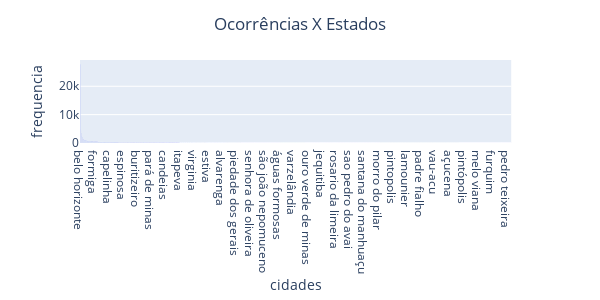

Notebook cell for this chart:
### Code cell
import plotly.express as px
fig = px.bar(analise_mg_cidades, x='cidades', y='frequencia', width=600, height=300)
fig.update_layout(title="Ocorrências X Estados", title_x=0.5)
fig.show()

### Figure 1 — Plotly figure (JSON) as saved in the notebook; plotly's stock layout.template omitted (floating-point values rounded to 4 significant figures; data arrays with more than 128 entries replaced by an {"elided": "..."} marker saying what was removed)
{"data": [{"alignmentgroup": "True", "hoverlabel": {"namelength": 0}, "hovertemplate": "cidades=%{x}<br>frequencia=%{y}", "legendgroup": "", "marker": {"color": "#636efa"}, "name": "", "offsetgroup": "", "orientation": "v", "showlegend": false, "textposition": "auto", "type": "bar", "x": {"elided": "1426 str values"}, "xaxis": "x", "y": {"elided": "1426 int values"}, "yaxis": "y"}], "layout": {"barmode": "relative", "height": 300, "legend": {"tracegroupgap": 0}, "margin": {"t": 60}, "title": {"text": "Ocorrências X Estados", "x": 0.5}, "width": 600, "xaxis": {"anchor": "y", "domain": [0, 0.98], "title": {"text": "cidades"}}, "yaxis": {"anchor": "x", "domain": [0, 1], "title": {"text": "frequencia"}}}}
